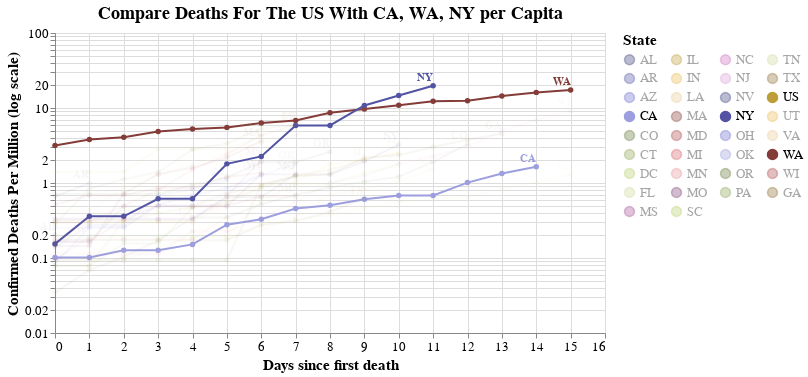

Notebook code for this chart:
### Code cell
#hide_input
make_death_chart_per_capita(['US'])

### Figure 1 — Vega-Lite specification as saved in the notebook (floating-point values rounded to 4 significant figures; data arrays with more than 128 entries replaced by an {"elided": "..."} marker saying what was removed)
{"config": {"view": {"continuousWidth": 400, "continuousHeight": 300}, "axis": {"labelFontSize": 13, "titleFontSize": 15}, "legend": {"labelFontSize": 13, "titleFontSize": 15}, "title": {"fontSize": 18}}, "layer": [{"mark": {"type": "line", "point": true}, "encoding": {"color": {"type": "nominal", "field": "State", "legend": {"columns": 4, "symbolLimit": 57}, "scale": {"scheme": "category20b"}}, "opacity": {"condition": {"value": 1, "selection": "selector004"}, "value": 0.05}, "tooltip": [{"type": "temporal", "field": "date"}, {"type": "nominal", "field": "State"}, {"type": "quantitative", "field": "Confirmed Cases"}, {"type": "quantitative", "field": "Confirmed Deaths"}, {"type": "quantitative", "field": "population"}, {"type": "quantitative", "field": "deaths_per_m"}, {"type": "quantitative", "field": "cases_per_m"}, {"type": "quantitative", "field": "Days since 100 cases"}, {"type": "quantitative", "field": "Days since first death"}], "x": {"type": "quantitative", "field": "Days since first death"}, "y": {"type": "quantitative", "field": "deaths_per_m", "scale": {"type": "log"}, "title": "Confirmed Deaths Per Million (log scale)"}}, "selection": {"selector004": {"type": "multi", "fields": ["State"], "bind": "legend", "init": [{"State": "US"}, {"State": "CA"}, {"State": "WA"}, {"State": "NY"}]}}, "width": 550}, {"mark": {"type": "text", "align": "right", "dy": -8, "fontWeight": "bold"}, "encoding": {"color": {"type": "nominal", "field": "State", "legend": {"columns": 4, "symbolLimit": 57}, "scale": {"scheme": "category20b"}}, "opacity": {"condition": {"value": 1, "selection": "selector004"}, "value": 0.05}, "text": {"type": "nominal", "field": "State"}, "tooltip": [{"type": "temporal", "field": "date"}, {"type": "nominal", "field": "State"}, {"type": "quantitative", "field": "Confirmed Cases"}, {"type": "quantitative", "field": "Confirmed Deaths"}, {"type": "quantitative", "field": "population"}, {"type": "quantitative", "field": "deaths_per_m"}, {"type": "quantitative", "field": "cases_per_m"}, {"type": "quantitative", "field": "Days since 100 cases"}, {"type": "quantitative", "field": "Days since first death"}], "x": {"type": "quantitative", "field": "Days since first death"}, "y": {"type": "quantitative", "field": "deaths_per_m", "scale": {"type": "log"}, "title": "Confirmed Deaths Per Million (log scale)"}}, "transform": [{"filter": "(datum['date'] >= 1585180800000)"}], "width": 550}], "data": {"name": "data-b0a951aed8425b7557bbe91a139dcc60"}, "title": "Compare Deaths For The US With CA, WA, NY per Capita", "$schema": "https://vega.github.io/schema/vega-lite/v4.0.2.json", "datasets": {"data-b0a951aed8425b7557bbe91a139dcc60": {"elided": "313 records"}}}
